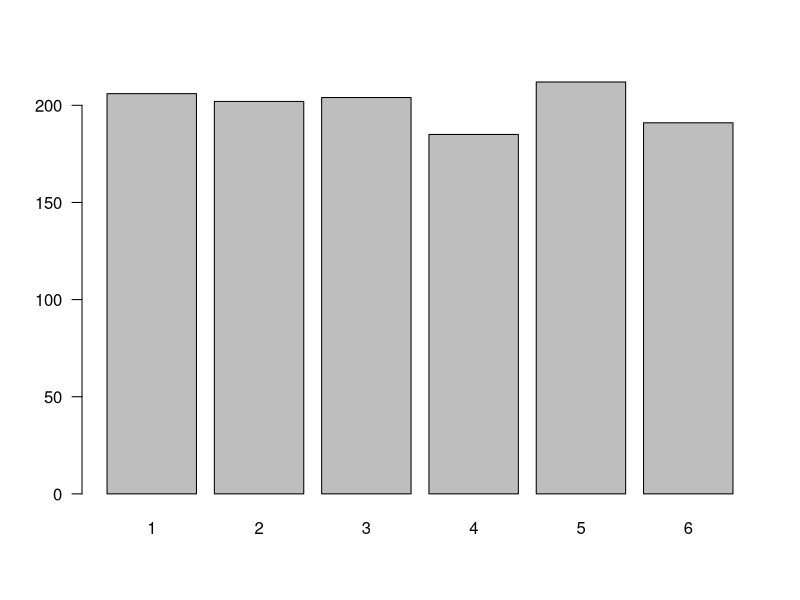
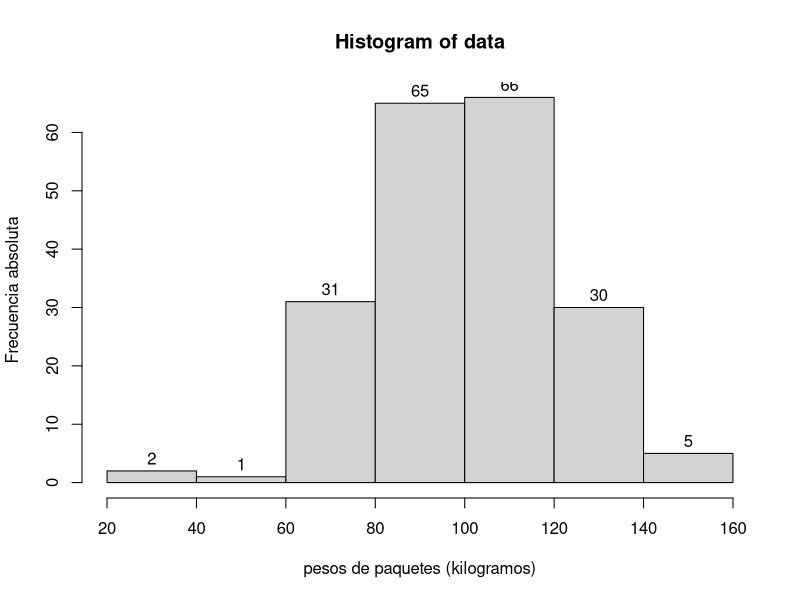
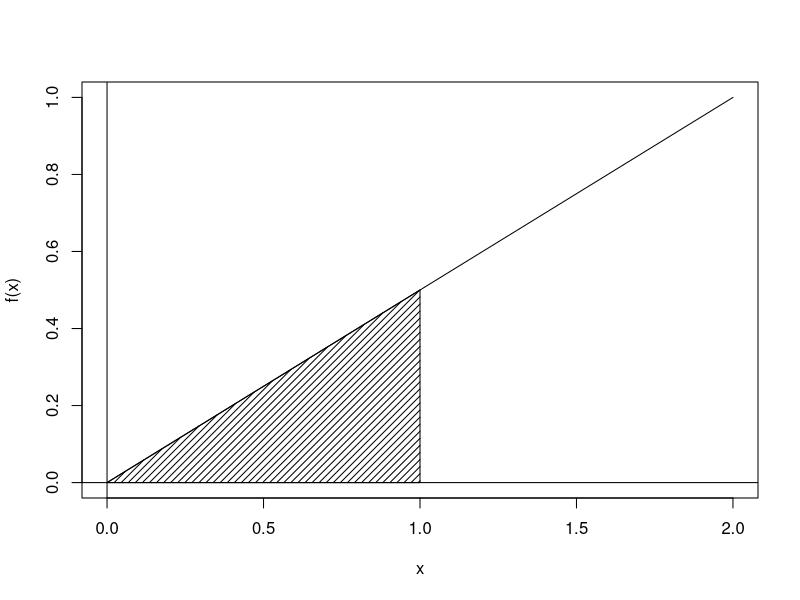

The R script that drew these images, in order:
## ---- chunk 1
knitr::opts_chunk$set(echo = TRUE)

# colores
c0="#0DA5A6" # VERDE CLARO
c1="#E77C00" # NARANJA
c2="#6666FF" # AZUL  
c3="#4CBFBA" # VERDE CLARO  
c4="#E09600" # AMARILLO  
c5="#BC2B6A" # MORADO  

## ---- chunk 2
x=sample(1:6,1200, rep=TRUE)
barplot(table(x), las=1)
## ---- chunk 3
data=rnorm(200,100,20)
	h=hist(data,breaks = 6,freq = TRUE,
	xlab="pesos de paquetes (kilogramos)",
	ylab="Frecuencia absoluta")
	text(h$mids,h$counts,labels=h$counts, adj=c(0.5, -0.5))
## ---- chunk 4
f=function(x){x/2}  # función
curve(f,0,2)        # dibuja linea de la función
abline(h=0,v=0)     # traza eje x y eje y
t=seq(0,1,by=0.01)  
x=c(0,t,1)
y=c(0,f(t),0)
polygon(x,y,density=20) # pinta área sombreada
	
p=integrate(f,0,1) # calcula integral
p$value            # resultado
## ---- chunk 5
x=sample(0:1, 100,rep=TRUE, prob = c(0.70,0.30))
table(x)
## ---- chunk 6
# library(ggplot2)	
#p9 <- ggplot(data.frame(x = c(0, 100)), aes(x = x)) +
#           stat_function(fun = f, color = "blue", size=1.5) +
#           ggtitle("Tiempo de reparación máquina" ) +
#           scale_x_continuous( name  =  "tiempo en minutos" )+
#           scale_y_continuous( name  =  "f(x)" ) 
#p9
## ---- chunk 7
# int 1/22*(exp(-x/22)) dx x=0 to 10
## ---- chunk 8
# x=0:10
# f=fx(x)
# d f=data.frame(x,f)
# p10=ggplot(df, aes(x=x, y=f)) +
# geom_point()+
# ggtitle("Número  de llamadas por dia" ) +
# scale_x_continuous( name  =  "llamadas" )+
# scale_y_continuous( name  =  "f(x)") 
# p10	
